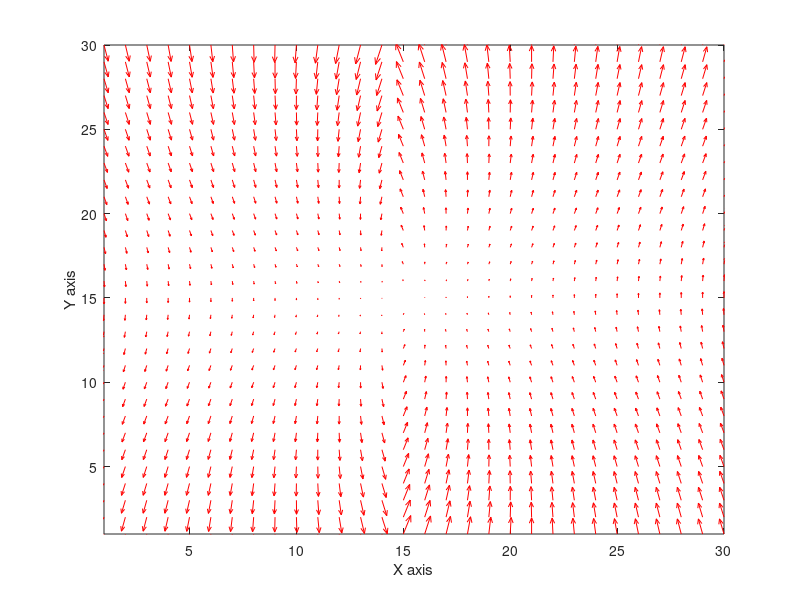

Source code (MATLAB):
% Field size
nx = 30;
ny = 30;
xx = linspace(1,nx,nx);
yy = linspace(1,ny,ny);
[XX, YY] = meshgrid(xx, yy);


% vortex parameters
k1=1;
x_fv = 15;
y_fv = 15;

Vx = zeros(nx, ny);
Vy = zeros(nx, ny);

for x = 1:1:nx
  for y = 1:1:ny
    A = y - y_fv;
    B = x - x_fv;
    r = sqrt(B^2 + A^2);
    Vx(y, x) = k1*(2*B*atan(A/B) - A);
    Vy(y, x) = k1*(2*A*atan(A/B) + B);
  endfor
end

zz = zeros(nx, ny);

figure(1, 'position',[1000,500,1000,1000]);
quiver(Vx, Vy, 'r');
xlim([min(xx) max(xx)]);
ylim([min(yy) max(yy)]);
xlabel('X axis');
ylabel('Y axis');
